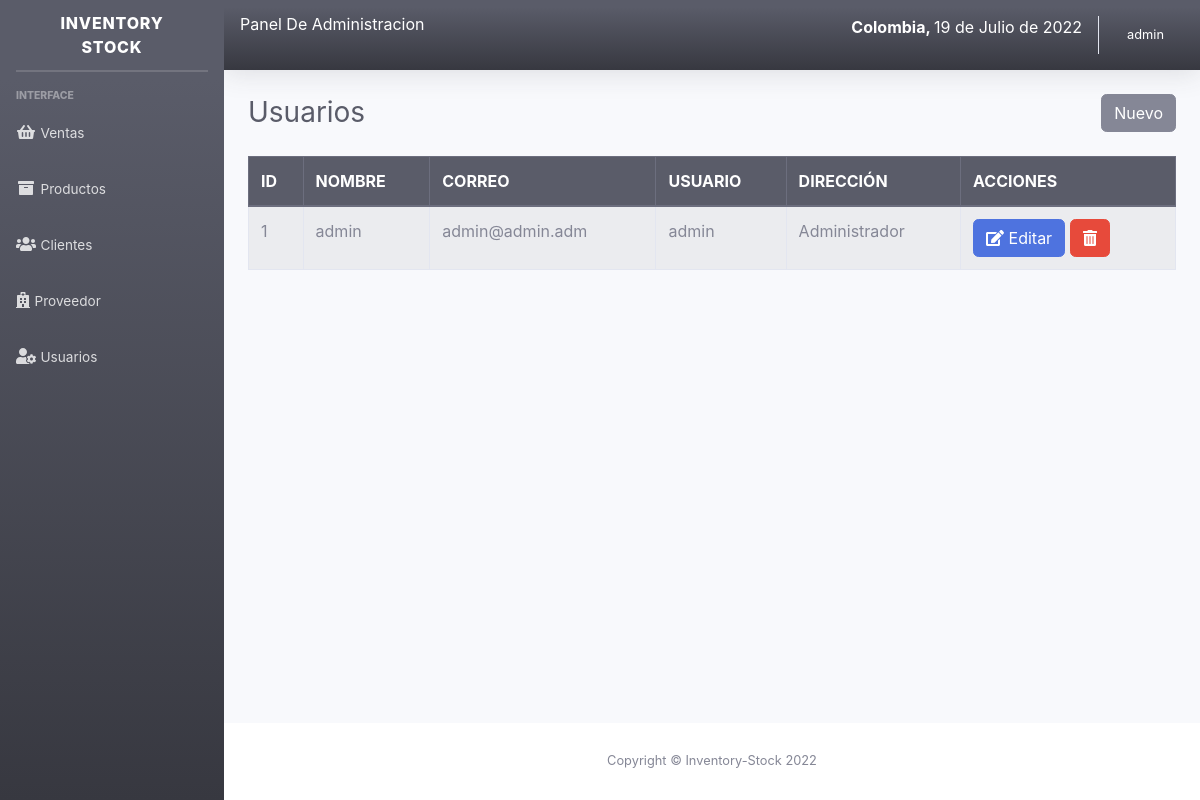
The page /sistema/lista_usuarios.php (signed in) on the database its author committed.
### tables this page shows
CREATE TABLE IF NOT EXISTS `usuario` (
  `idusuario` int(11) NOT NULL AUTO_INCREMENT,
  `nombre` varchar(100) NOT NULL,
  `correo` varchar(100) NOT NULL,
  `usuario` varchar(20) NOT NULL,
  `clave` varchar(50) NOT NULL,
  `rol` int(11) NOT NULL,
  PRIMARY KEY (`idusuario`)
);

CREATE TABLE IF NOT EXISTS `rol` (
  `idrol` int(11) NOT NULL AUTO_INCREMENT,
  `rol` varchar(50) NOT NULL,
  PRIMARY KEY (`idrol`)
);

### sistema/lista_usuarios.php (the view, shortened to what this page needs)
<?php include_once "includes/header.php"; ?>
<div class="container-fluid">
	<div class="d-sm-flex align-items-center justify-content-between mb-4">
		<h1 class="h3 mb-0 text-gray-800">Usuarios</h1>
		<?php if ($_SESSION['rol'] == 1) { ?>
		<a href="registro_usuario.php" class="btn btn-secondary">Nuevo</a>
		<?php } ?>
	</div>
	<div class="row">
		<div class="col-lg-12">
			<div class="table-responsive">
				<table class="table table-striped table-bordered" id="table">
					<thead class="thead-dark">
						<tr>
							<th>ID</th>
							<th>NOMBRE</th>
							<th>CORREO</th>
							<th>USUARIO</th>
							<th>DIRECCIÓN</th>
							<?php if ($_SESSION['rol'] == 1) { ?>
							<th>ACCIONES</th>
							<?php }?>
						</tr>
					</thead>
					<tbody>
						<?php
						include "../conexion.php";
						$query = mysqli_query($conexion, "SELECT u.idusuario, u.nombre, u.correo, u.usuario, r.rol FROM usuario u INNER JOIN rol r ON u.rol = r.idrol");
						$result = mysqli_num_rows($query);
						if ($result > 0) {
							while ($data = mysqli_fetch_assoc($query)) { ?>
								<tr>
									<td><?php echo $data['idusuario']; ?></td>
									<td><?php echo $data['nombre']; ?></td>
									<td><?php echo $data['correo']; ?></td>
									<td><?php echo $data['usuario']; ?></td>
									<td><?php echo $data['rol']; ?></td>
									<?php if ($_SESSION['rol'] == 1) { ?>
									<td>
										<a href="editar_usuario.php?id=<?php echo $data['idusuario']; ?>" class="btn btn-primary"><i class='fas fa-edit'></i> Editar</a>
										<form action="eliminar_usuario.php?id=<?php echo $data['idusuario']; ?>" method="post" class="confirmar d-inline">
											<button class="btn btn-danger" type="submit"><i class='fas fa-trash-alt'></i> </button>
										</form>
									</td>
									<?php } ?>
								</tr>
						<?php }
						} ?>
					</tbody>
				</table>
			</div>
		</div>
	</div>
</div>
<?php include_once "includes/footer.php"; ?>

### rows shown on the page
usuario: idusuario "1", nombre "admin", correo "admin@admin.adm", usuario "admin", rol.rol "Administrador"

### other values the page prints
fechaColombia() "19 de Julio de 2022"
$_SESSION['nombre'] "admin"
